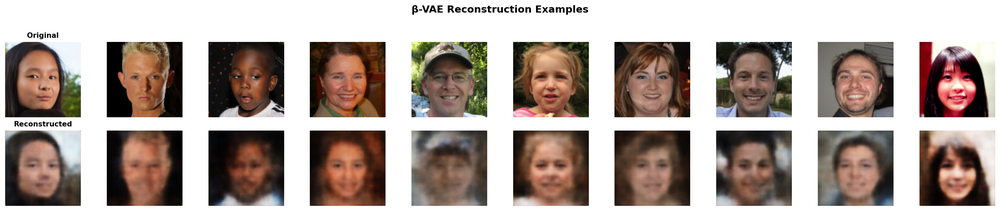
#> input picture visualizations/reconstruction_examples.png, 1000 x 211 px, shrunk from 2931 x 619 before the run
$ python -i annotate_synthetic.py   (imports and definitions only)
#> lines starting #> are read from the running program, lines starting #| are printed output that depends on the picture
"""
Annotation Script for Synthetic Faces

This script processes synthetic faces generated by StyleGAN2 and annotates them
using the same facial feature extraction pipeline as the original FFHQ dataset.
"""

import cv2
import numpy as np
import pandas as pd
from pathlib import Path
from tqdm import tqdm
import argparse

# Load cascades
face_cascade = cv2.CascadeClassifier(cv2.data.haarcascades + 'haarcascade_frontalface_default.xml')
eye_cascade = cv2.CascadeClassifier(cv2.data.haarcascades + 'haarcascade_eye.xml')

def extract_features(image_path):
    """Extract facial features using only face and eye detection"""
    try:
        img = cv2.imread(str(image_path))
#> img is the input picture: shape (211, 1000, 3); mean B, G, R 152.7, 159.4, 172.8
        if img is None:
            return None

        gray = cv2.cvtColor(img, cv2.COLOR_BGR2GRAY)
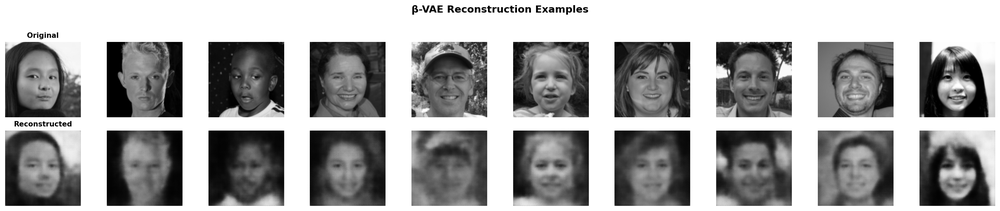
#> gray: shape (211, 1000); min 0, max 255, mean 162.7

        # Detect face
        faces = face_cascade.detectMultiScale(gray, 1.3, 5)
#> faces = 20 rows, first 6: [16, 56, 53, 53], [220, 56, 50, 50], [319, 55, 55, 55], [424, 58, 52, 52], [726, 56, 53, 53], [830, 57, 52, 52]
        if len(faces) == 0:
            return None

        # Get largest face
        x, y, w, h = max(faces, key=lambda f: f[2] * f[3])
#> x = 520; y = 140; w = 61; h = 61
        roi_gray = gray[y:y+h, x:x+w]
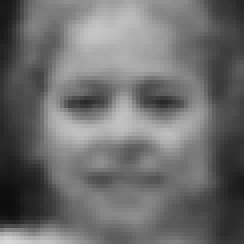
#> roi_gray: shape (61, 61) (shown 4 times larger); min 12, max 214, mean 109

        # Detect eyes
        eyes = eye_cascade.detectMultiScale(roi_gray, 1.1, 5)
#> eyes = ()
        if len(eyes) < 2:
            return None

        # Get two largest eyes and sort left to right
        eyes = sorted(eyes, key=lambda e: e[2] * e[3], reverse=True)[:2]
        eyes = sorted(eyes, key=lambda e: e[0])
        left_eye = eyes[0]
        right_eye = eyes[1]

        # Eye centers
        left_eye_center = np.array([left_eye[0] + left_eye[2]//2, left_eye[1] + left_eye[3]//2])
        right_eye_center = np.array([right_eye[0] + right_eye[2]//2, right_eye[1] + right_eye[3]//2])

        # Eye distance and ratio
        eye_distance = np.linalg.norm(left_eye_center - right_eye_center)
        eye_ratio = eye_distance / w

        # Face aspect ratio
        face_aspect_ratio = h / w

        # Eye vertical position (normalized)
        avg_eye_y = (left_eye_center[1] + right_eye_center[1]) / 2
        eye_position = avg_eye_y / h

        # Eye size ratio (relative to face)
        avg_eye_width = (left_eye[2] + right_eye[2]) / 2
        eye_size_ratio = avg_eye_width / w

        # Facial symmetry (eye height difference)
        eye_height_diff = abs(left_eye_center[1] - right_eye_center[1])
        asymmetry = eye_height_diff / h

        # Eye angle (tilt of line connecting eyes)
        eye_angle = np.abs(np.arctan2(
            right_eye_center[1] - left_eye_center[1],
            right_eye_center[0] - left_eye_center[0]
        ))

        # Upper face ratio (from eyes to top)
        upper_face_ratio = avg_eye_y / h

        # Lower face ratio (estimated from eyes to bottom)
        lower_face_ratio = (h - avg_eye_y) / h

        return {
            'eye_ratio': eye_ratio,
            'face_aspect_ratio': face_aspect_ratio,
            'eye_position': eye_position,
            'eye_size_ratio': eye_size_ratio,
            'asymmetry': asymmetry,
            'eye_angle': eye_angle,
            'upper_face_ratio': upper_face_ratio,
            'lower_face_ratio': lower_face_ratio,
            'face_width': w,
            'face_height': h
        }
    except Exception as e:
        return None

# [118 lines left out: functions load_thresholds, assign_label, main, not called in this run]

# [2 lines not run here, left out]

>>> result = extract_features('visualizations/reconstruction_examples.png')

$ run again, on visualizations/latent_interpolations.png
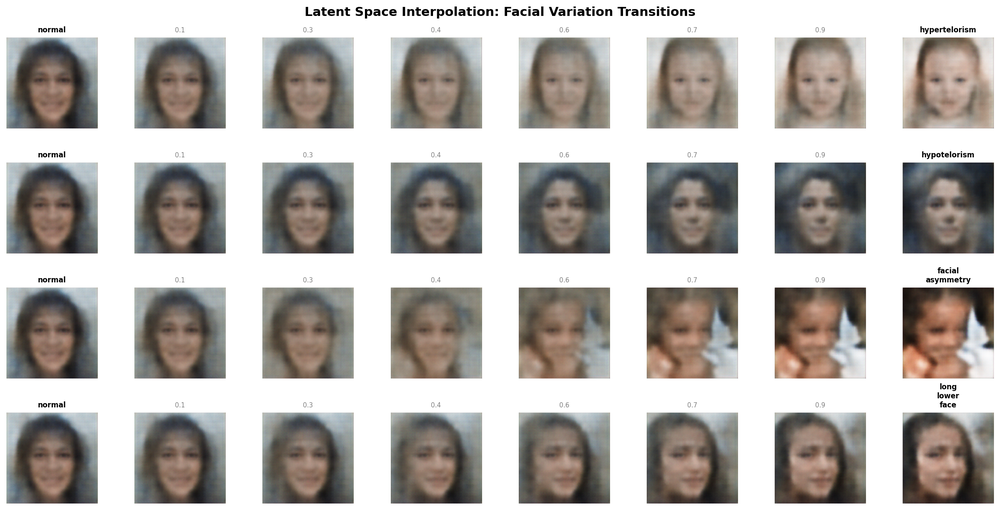
#> input picture visualizations/latent_interpolations.png, 1000 x 510 px, shrunk from 2321 x 1183 before the run
#> in extract_features, img is the input picture: shape (510, 1000, 3); mean B, G, R 175.7, 179.3, 183.4
#> in extract_features, `gray = cv2.cvtColor(img, cv2.COLOR_BGR2GRAY)`:
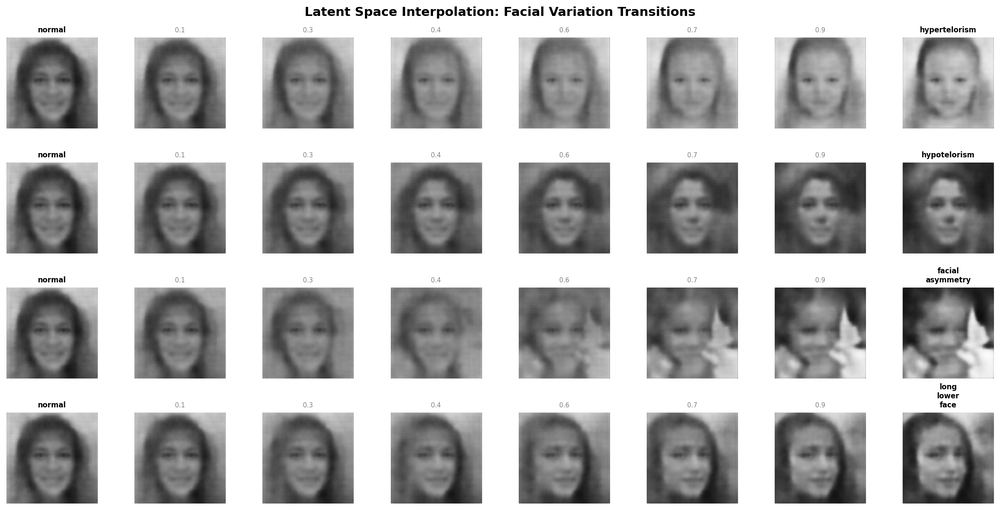
#> gray: shape (510, 1000); min 0, max 255, mean 180.1
#> faces = 32 rows, first 6: [22, 59, 60, 60], [150, 59, 59, 59], [278, 59, 59, 59], [407, 58, 60, 60], [534, 57, 61, 61], [663, 57, 60, 60]
#> x = 782; y = 429; w = 69
#> in extract_features, `roi_gray = gray[y:y+h, x:x+w]`:
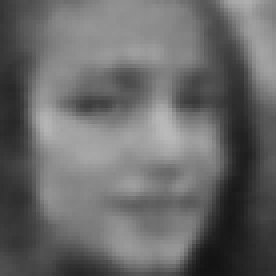
#> roi_gray: shape (69, 69) (shown 4 times larger); min 18, max 186, mean 105
#> eyes = ()

$ run again, on visualizations/latent_traversal.png
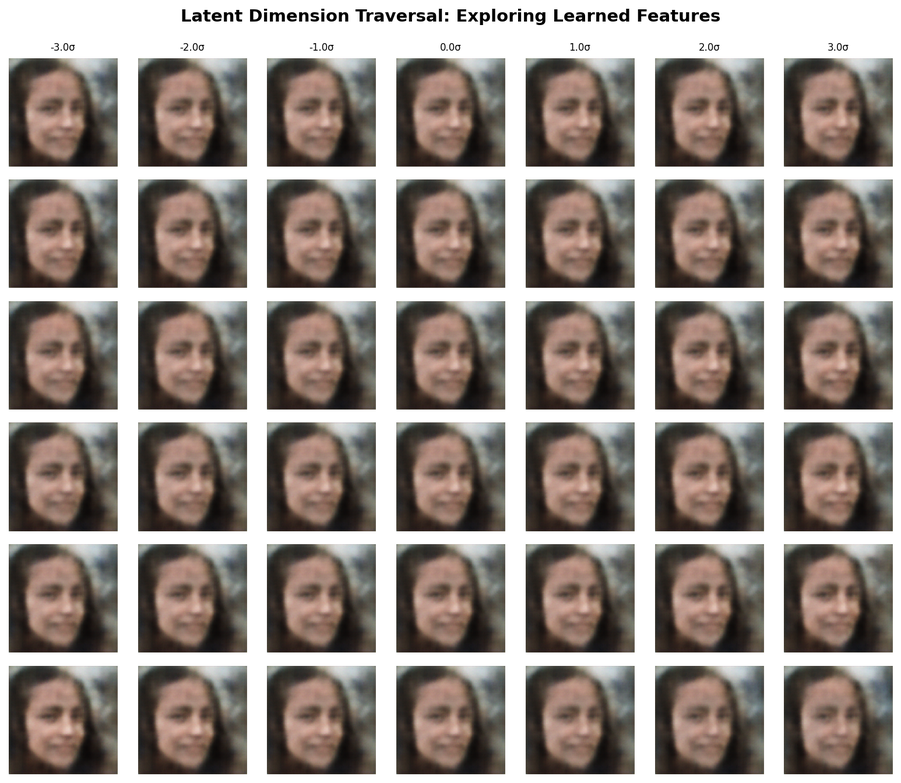
#> input picture visualizations/latent_traversal.png, 901 x 783 px, shrunk from 1546 x 1344 before the run
#> in extract_features, img is the input picture: shape (783, 901, 3); mean B, G, R 132.5, 138.7, 148.6
#> in extract_features, `gray = cv2.cvtColor(img, cv2.COLOR_BGR2GRAY)`:
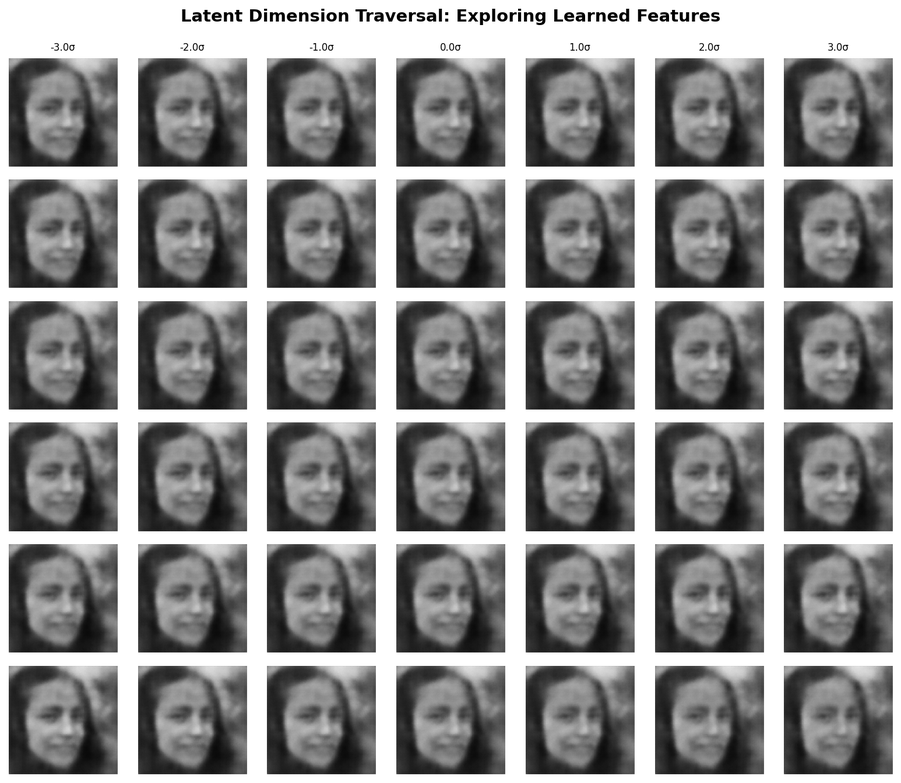
#> gray: shape (783, 901); min 0, max 255, mean 141
#> faces = 42 rows, first 6: [537, 200, 78, 78], [19, 79, 79, 79], [150, 79, 79, 79], [408, 78, 79, 79], [536, 77, 82, 82], [279, 79, 79, 79]
#> x = 536; y = 440; w = 84
#> in extract_features, `roi_gray = gray[y:y+h, x:x+w]`:
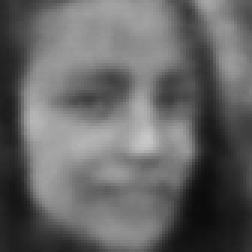
#> roi_gray: shape (84, 84) (shown 3 times larger); min 11, max 200, mean 101.6
#> eyes = [[21, 17, 29, 29]]

$ run again, on visualizations/prediction_34784.png.png
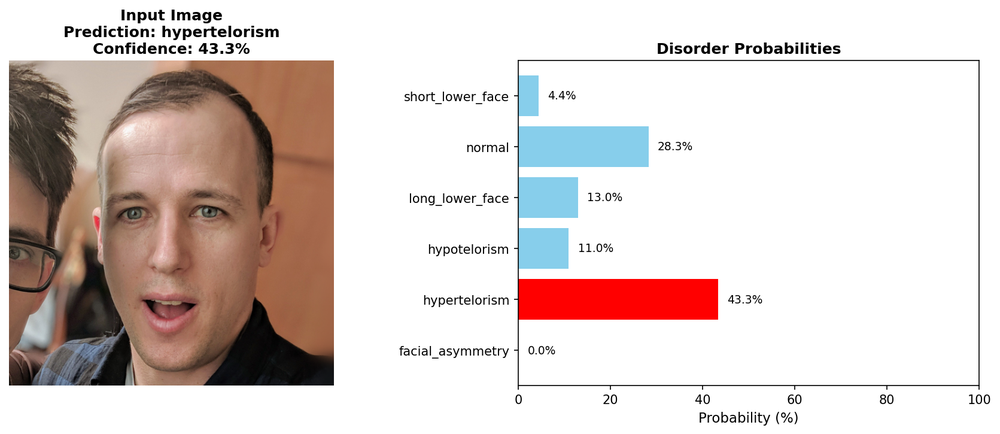
#> input picture visualizations/prediction_34784.png.png, 1000 x 434 px, shrunk from 1671 x 725 before the run
#> in extract_features, img is the input picture: shape (434, 1000, 3); mean B, G, R 204.6, 207.9, 219.1
#> in extract_features, `gray = cv2.cvtColor(img, cv2.COLOR_BGR2GRAY)`:
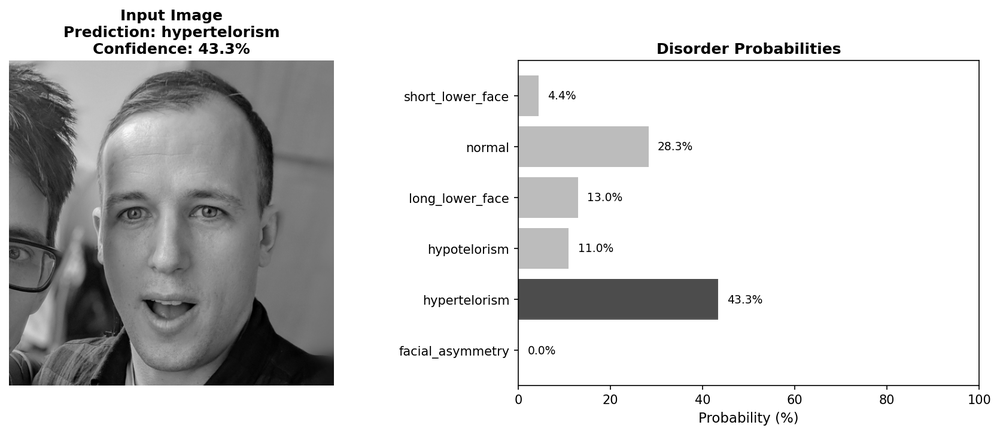
#> gray: shape (434, 1000); min 0, max 255, mean 210.9
#> faces = [[65, 134, 210, 210]]
#> x = 65; y = 134; w = 210
#> in extract_features, `roi_gray = gray[y:y+h, x:x+w]`:
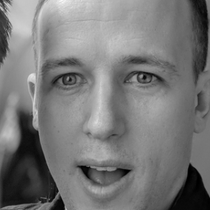
#> roi_gray: shape (210, 210); min 0, max 249, mean 119.4
#> in extract_features, `eyes = eye_cascade.detectMultiScale(roi_gray, 1.1, 5)`: eyes = [[117, 55, 47, 47], [47, 59, 44, 44], [70, 140, 66, 66]]
#> in extract_features, `eyes = sorted(eyes, key=lambda e: e[2] * e[3], reverse=True)[:2]`: eyes = [[70, 140, 66, 66], [117, 55, 47, 47]]
#> left_eye = [70, 140, 66, 66]
#> right_eye = [117, 55, 47, 47]
#> left_eye_center = [103, 173]
#> right_eye_center = [140, 78]
#> eye_distance = 102
#> eye_ratio = 0.485
#> face_aspect_ratio = 1
#> avg_eye_y = 125.5
#> eye_position = 0.598
#> avg_eye_width = 56.5
#> eye_size_ratio = 0.269
#> eye_height_diff = 95
#> asymmetry = 0.452
#> eye_angle = 1.2
#> upper_face_ratio = 0.598
#> lower_face_ratio = 0.402
#> result = 10 items
